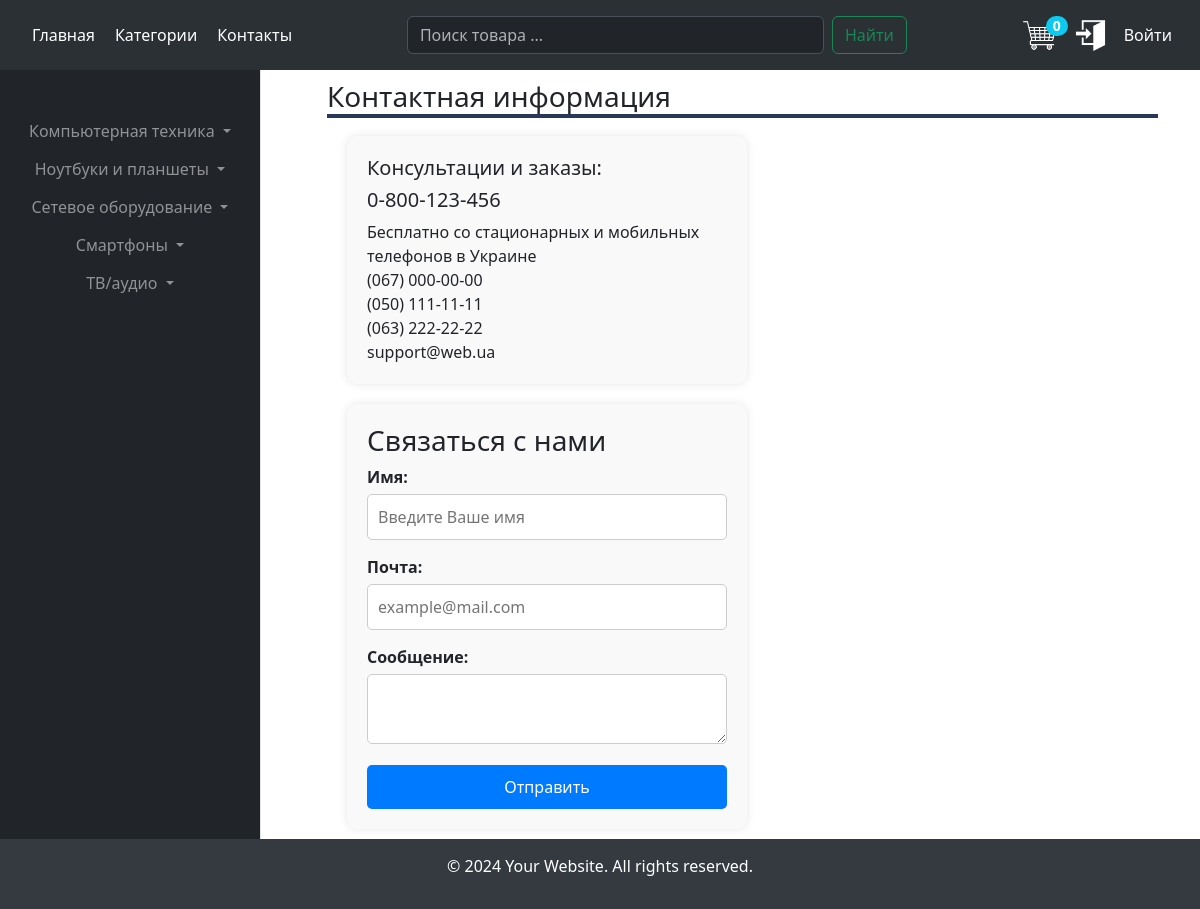
Page /contact/ on the earlier database version.
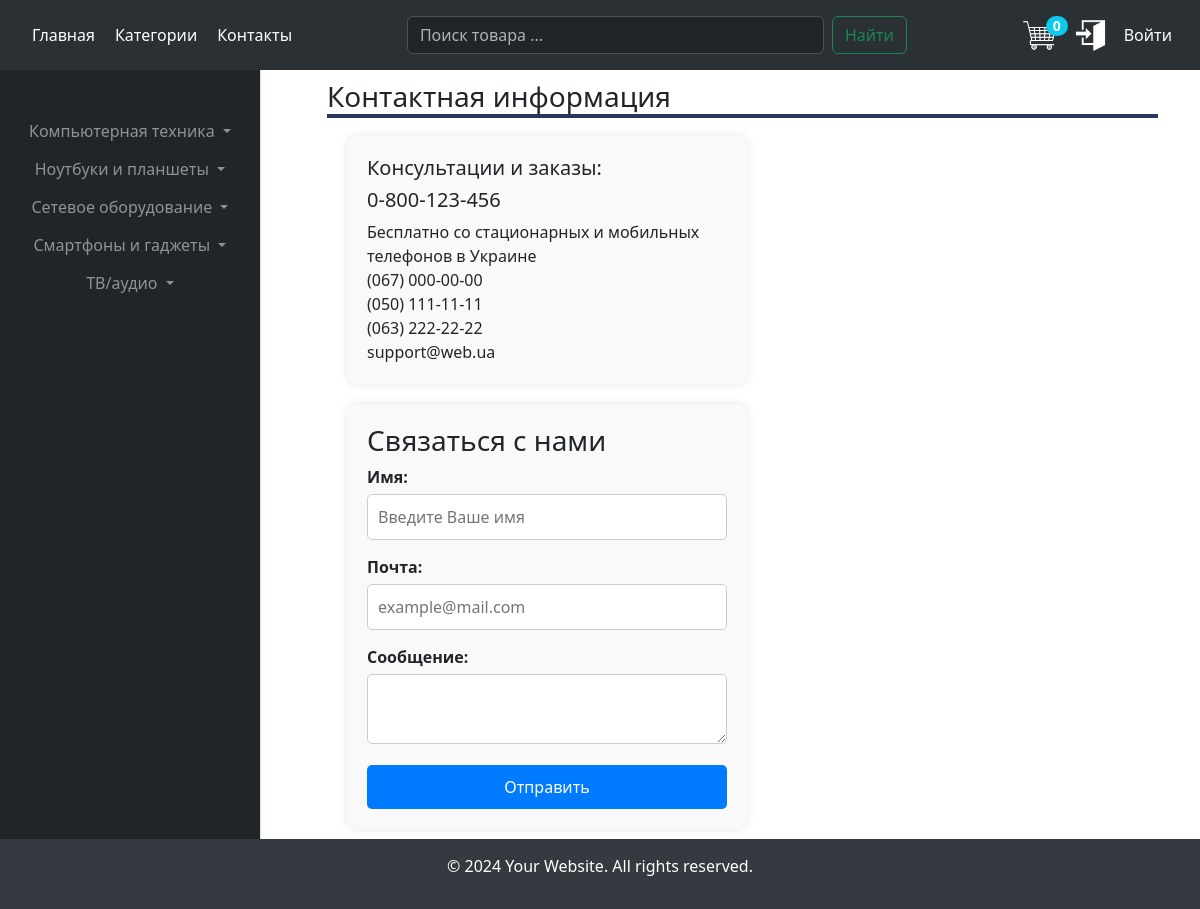
Same page on the later database version.
### market/models.py (models this page shows, shortened)
class Category(models.Model):
    name = models.CharField(max_length=200, db_index=True)
    slug = models.SlugField(max_length=200, db_index=True, unique=True)
    image = models.ImageField(upload_to='category_image', blank=True)
    parent = models.ForeignKey('self', related_name='subcategories', on_delete=models.CASCADE, blank=True, null=True)
    class Meta:
        ordering = ('name',)
        verbose_name = 'Категория'
        verbose_name_plural = 'Категории'

### market/views.py (the view, shortened to what this page needs)
# urls.py: path('contact/', views.contact, name="contact"),
def contact(request):
    return render(request, 'market/contact.html')

### cart/cart.py (called while the page is built)
    def __len__(self):
        return sum(item['quantity'] for item in self.cart.values())

### cart/context_processors.py (called while the page is built)
def cart(request):
    return {'cart': Cart(request)}

### market/context_processors.py (called while the page is built)
def categories(request):
    return {
        'categories': Category.objects.all()
    }

### templates/market/contact.html (shortened to what this page needs)
{% extends "market/base.html" %}
{% load static %}
{% block content %}
<h3 class="underscore">Контактная информация</h3>
<div class="contact-container">
<div class="contain">
    <h5>Консультации и заказы:</h5>
    <h5>0-800-123-456</h5>
    Бесплатно со стационарных и
    мобильных телефонов в Украине
    <br>
(067) 000-00-00 <br>
(050) 111-11-11 <br>
(063) 222-22-22 <br>
support@web.ua
</div>
    <div class="contain">
        <h3>Связаться с нами</h3>
        <form method="POST" action="{% url 'market:contact' %}">
            <div class="form-group">
                <label for="name">Имя:</label>
                <input type="text" placeholder="Введите Ваше имя" id="name" name="name" required>
            </div>
            <div class="form-group">
                <label for="email">Почта:</label>
                <input type="email" placeholder="example@mail.com" id="email" name="email" required>
            </div>
            <div class="form-group">
                <label for="message">Сообщение:</label>
                <textarea id="message" name="message" required></textarea>
            </div>
            <button class="mail-button" type="submit">Отправить</button>
        </form>
    </div>
</div>
{% endblock %}

### templates/market/base.html (shortened to what this page needs)
<!DOCTYPE html>
<html lang="en">
<head>
    {% load static %}
    <link href="{% static 'market/css/style.css' %}" rel="stylesheet">
    <link href="https://cdn.jsdelivr.net/npm/bootstrap@5.3.3/dist/css/bootstrap.min.css" rel="stylesheet">
</head>
<body>
    <div class="body-content">
        <nav class="navbar bg-body-tertiary fixed-top overflow-hidden" data-bs-theme="dark">
            <div class="container-fluid d-flex justify-content-between align-items-center py-2 flex-nowrap">
                <div class="custom-hidden-header">
                    <a class="header-nav" href="{% url 'market:home' %}">Главная</a>
                    <a class="header-nav" href="{% url 'market:categories_list' %}">Категории</a>
                    <a class="header-nav" href="{% url 'market:contact' %}">Контакты</a>
                </div>
                <form class="d-flex w-50" method="GET" action="{% url 'market:search' %}">
                    <input class="form-control me-2" type="search" name="query" placeholder="Поиск товара ..." aria-label="Search">
                    <button class="btn btn-outline-success" type="submit">Найти</button>
                </form>
                <div class="d-flex align-items-center">
                    <div class="cart-logo_wrapper position-relative me-3">
                        <span class="position-absolute top-0 start-100 translate-middle badge rounded-pill bg-info">
                            {{ cart|length }}
                        </span>
                        <a href="{% url 'cart:cart_detail' %}">
                            <img src="{% static 'market/images/cart.png' %}" alt="Cart" class="img-fluid">
                        </a>
                    </div>
                    <div class="enter-logo_wrapper position-relative me-3" id="hidden">
                        {% if user.is_authenticated %}
                            <a href="javascript:void(0);" onclick="toggleProfileInfo()" class="d-flex align-items-center">
                                <img class="img-fluid me-3" src="{% static 'market/images/user_logo.png' %}" alt="User">
                                <span>{{ user }}</span>
                            </a>
                        {% else %}
                            <a class="open-btn d-flex align-items-center" onclick="openChoiceForm()" href="#">
                                <img class="img-fluid me-3" src="{% static 'market/images/enter_logo.png' %}" alt="Enter">
                                <span>Войти</span>
                            </a>
                        {% endif %}
                    </div>
                </div>
            </div>
        </nav>
        <div class="container">
            <div class="row">
                <div class="col-md-3 bg-dark">
                    <div class="bg-dark custom-hidden sidebar position-fixed vh-100">
                          <div class="btn-group-vertical w-100 bg-dark mt-5" role="group" aria-label="Vertical button group">
                              {% for category in categories %}
                              {% if category.parent is None %}
                              <div class="dropdown w-100">
                                  <button class="text-white-50 btn bg-dark dropdown-toggle category-button" type="button" data-bs-toggle="dropdown" aria-expanded="false">
                                    {{ category.name }}
                                  </button>
                              </div>
                                {% endif %}
                                {% endfor %}
                          </div>
                    </div>
                </div>
                <div class="col-md-9 offset-md-3">
                    <main class="main-content">
            {% block content %}
            {% endblock %}
                    </main>
                </div>
            </div>
        </div>
        <footer class="footer">
            <div class="container-fluid text-center">
                <p>&copy; 2024 Your Website. All rights reserved.</p>
            </div>
        </footer>
    </div>
</body>
</html>

Differences in the rows shown:
removed Category: name "Смартфоны"
added Category: name "Смартфоны и гаджеты"
